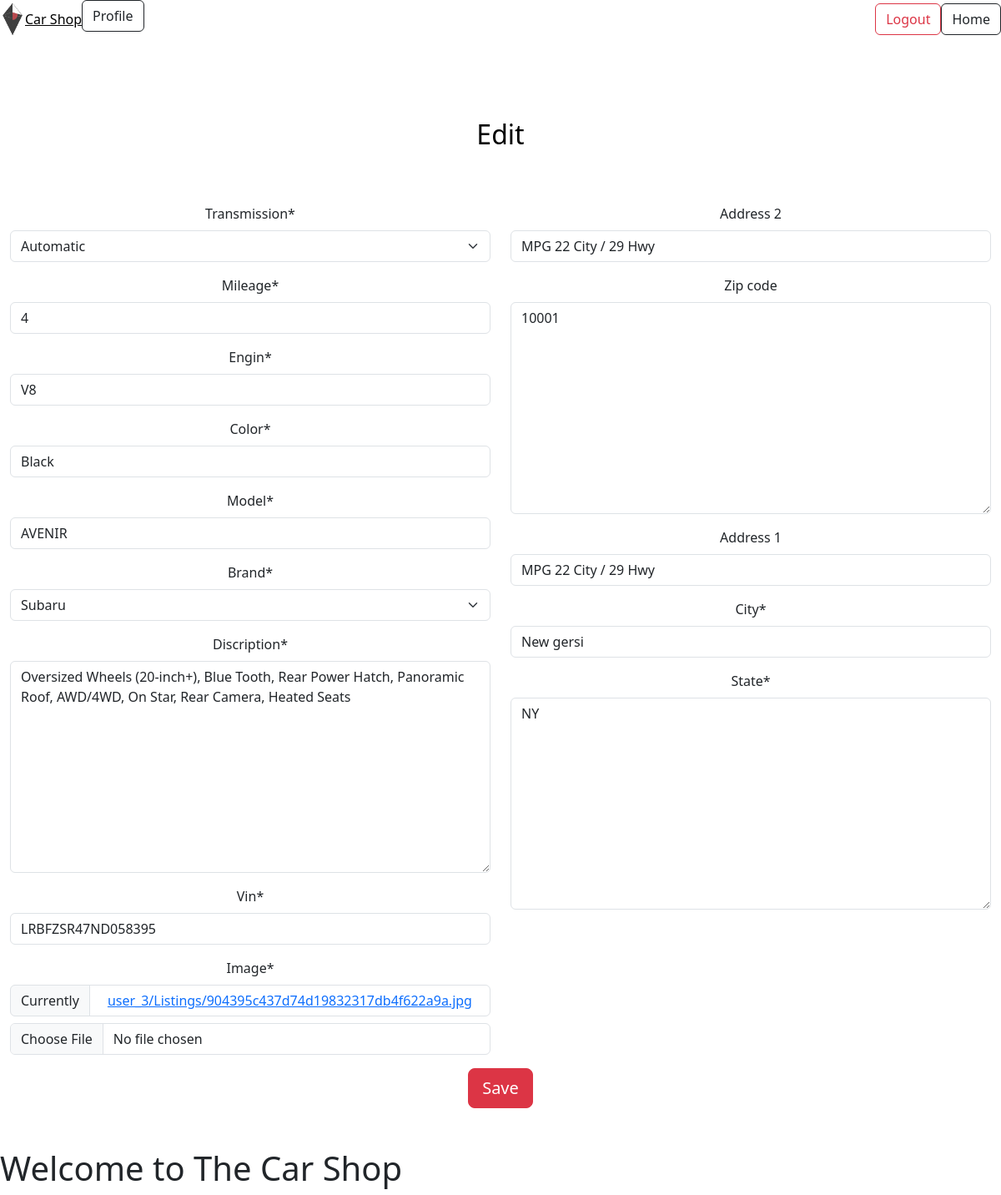
Screenshot of /listing/2ed76ede3ece4173b16c0dcdd95fea65/edit/ (signed in) with the database file from the repository.
### playground/models.py (models this page shows, shortened)
class Listing(models.Model):
    id = models.UUIDField(primary_key=True, default=uuid.uuid4, unique=True, editable=False)
    Created_at = models.DateTimeField(auto_now_add=True)
    Updated_at = models.DateTimeField(auto_now=True)
    seller = models.ForeignKey(Profile, on_delete=models.CASCADE)
    brand = models.CharField(max_length=24, choices=CARS_BRANDS, default=None)
    model =models.CharField(max_length=64,)
    vin = models.CharField(max_length=17,)
    mileage = models.IntegerField(default=0)
    color = models.CharField(max_length=24,)
    discription = models.TextField()
    engin = models.CharField(max_length=24,)
    transmission = models.CharField(max_length=24, choices= TRANSMISSION_OPTIONS, default=None)
    location = models.OneToOneField(Location, on_delete=models.SET_NULL,null=True)
    image = models.ImageField(upload_to=user_Listing_path)

### users/models.py (models this page shows, shortened)
class Location(models.Model):
    address_1 = models.CharField(max_length=128, blank=True)
    address_2 = models.CharField(max_length=128, blank=True)
    city = models.CharField(max_length=64)
    state = USStateField(default="NY")
    zip_code = USZipCodeField(blank=True)

### playground/views.py (the view)
# urls.py: path('listing/<str:id>/edit/',edit_view,name='edit'),
@login_required
def edit_view(request, id):
    try:
        listing = Listing.objects.get(id=id)
        if listing is None:
            raise Exception
        if request.method == 'POST':
            listing_form = ListingForm(request.POST, request.FILES , instance=listing)
            location_form = LocationForm(request.POST ,instance=listing.location)
            if listing_form.is_valid and location_form.is_valid :
                location_form.save()
                listing_form.save()
                messages.info(request, f'listing {id} updated Successfully!')
                return redirect('home')
            else:
                messages.error(request, f'an error occured while edit the listing.')
                return reload()
        else:
            listing_form = ListingForm(instance=listing)
            location_form = LocationForm(instance=listing.location)
        context = {
            'location_form':location_form,
            'listing_form':listing_form
        }
        return render(request, 'views/edit.html',context)
    except Exception as e:
        messages.error(request, f'an error occured while edit the listing.')
        return redirect('home')

### users/forms.py
class LocationForm(forms.ModelForm):
    class Meta:
        address_1 = forms.CharField(required=True)
        zip_code = USZipCodeField(required=True)
        model = Location
        fields={'address_1','address_2', 'city', 'state', 'zip_code'}

### playground/forms.py
class ListingForm(forms.ModelForm):
    image = forms.ImageField()
    class Meta:
        model = Listing
        fields = {'brand', 'model', 'vin', 'mileage', 'color', 'discription', 'engin', 'transmission', 'image'}

### playground/templates/views/edit.html (shortened to what this page needs)
{% extends 'base/main.html' %}
{% load static %}
{% load crispy_forms_tags %}
{% block 'body' %}
<div class="container-fluid text-center py-5">
    <div class="container px-4 py-5">
        <div class="row g-4">
            <h2 class="mb-3 boredr-bottome" style="color: black;">Edit</h2>
        </div>
    </div>
    <form action="" method="post" enctype="multipart/form-data">
        <div class="row">
            <div class="col-6">
                {{ listing_form|crispy }}
            </div>
            <div class="col-6">
                {{ location_form|crispy }}
            </div>
        </div>
        <button class="btn btn-lg btn-danger" type="submit">Save</button>
    </form>
</div>
{% endblock%}

### rows the page displays
Listing: transmission "Automatic", mileage "4", engin "V8", color "Black", model "AVENIR", brand "Subaru", discription "Oversized Wheels (20-inch+), Blue Tooth, Rear Power Hatch, Panoramic Roof, AWD/4WD, On Star, Rear Camera, Heated Seats", vin "LRBFZSR47ND058395"
Location: address_2 "MPG 22 City / 29 Hwy", zip_code "10001", address_1 "MPG 22 City / 29 Hwy", city "New gersi", state "NY"
